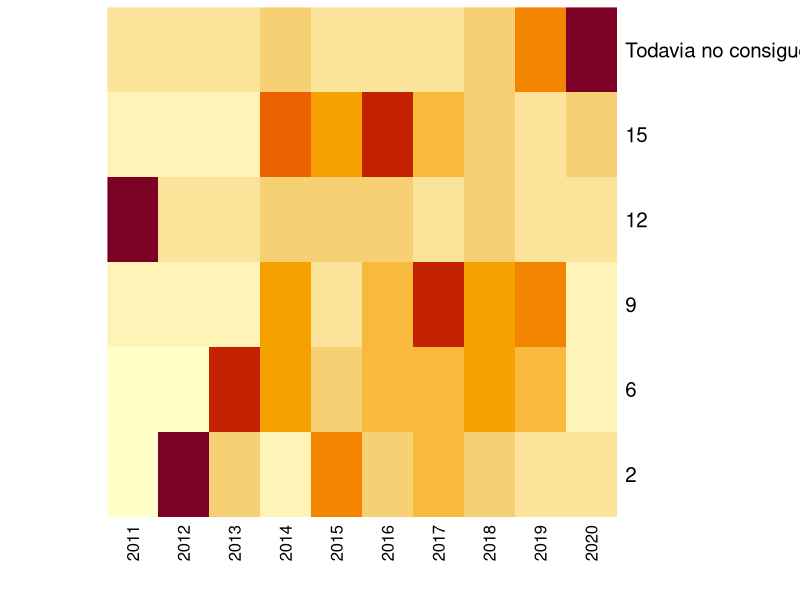
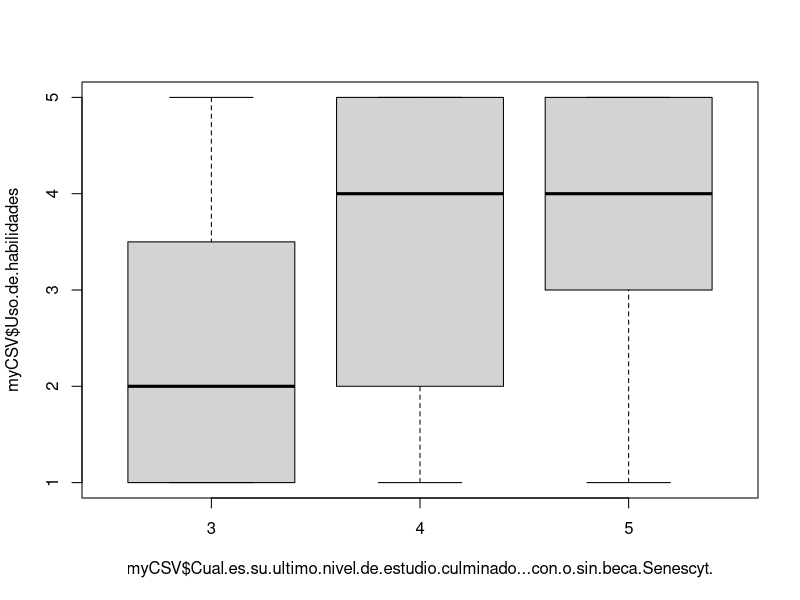
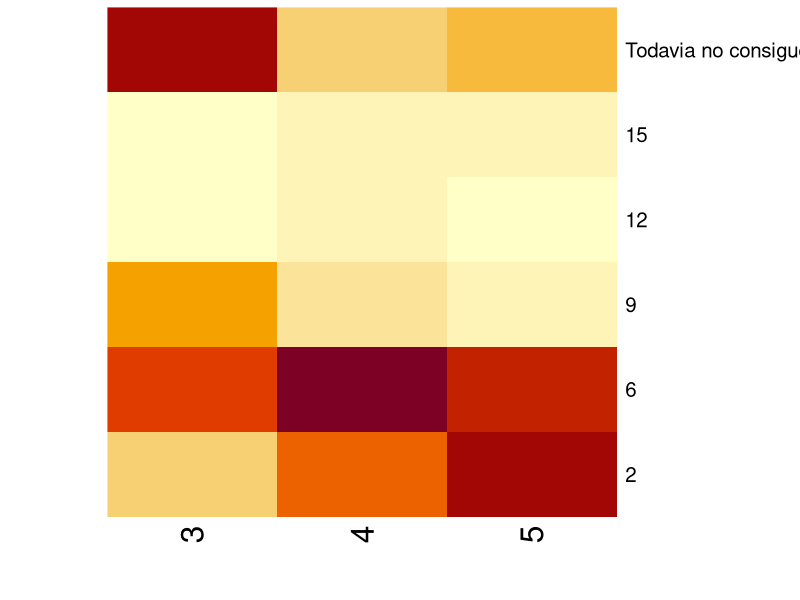
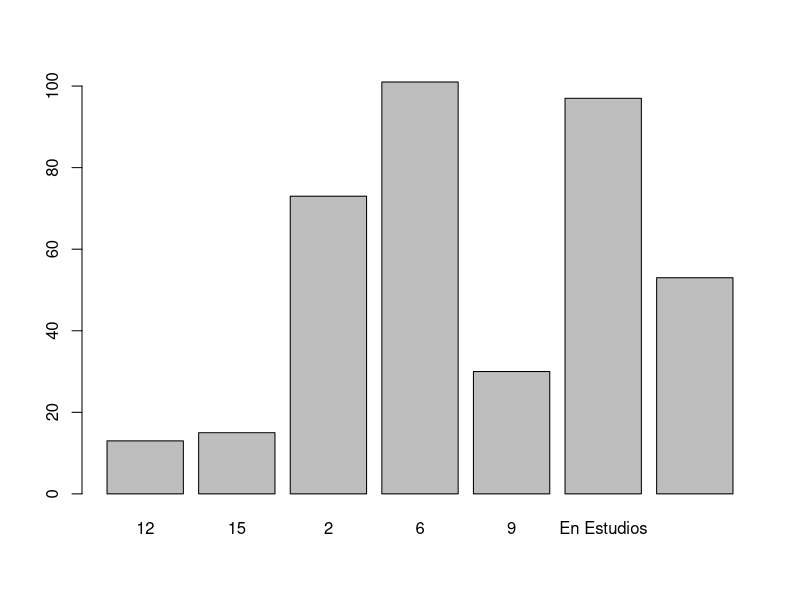
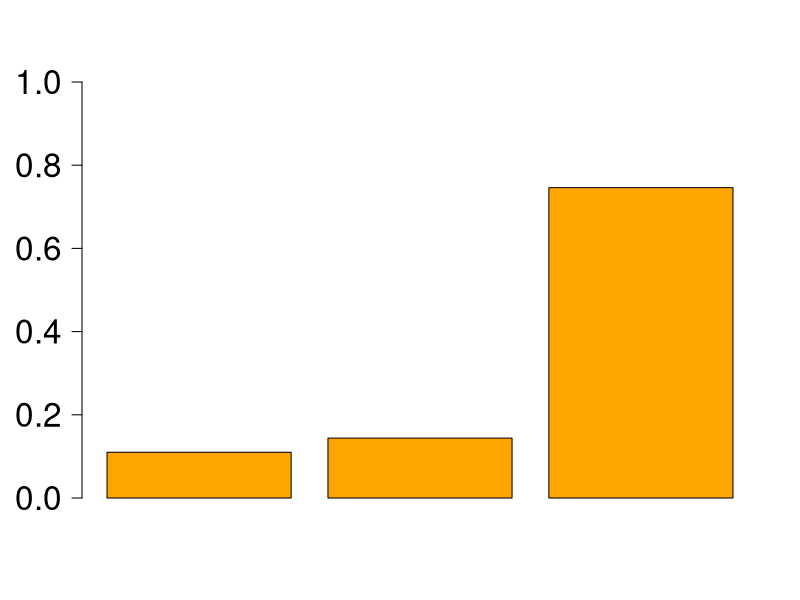
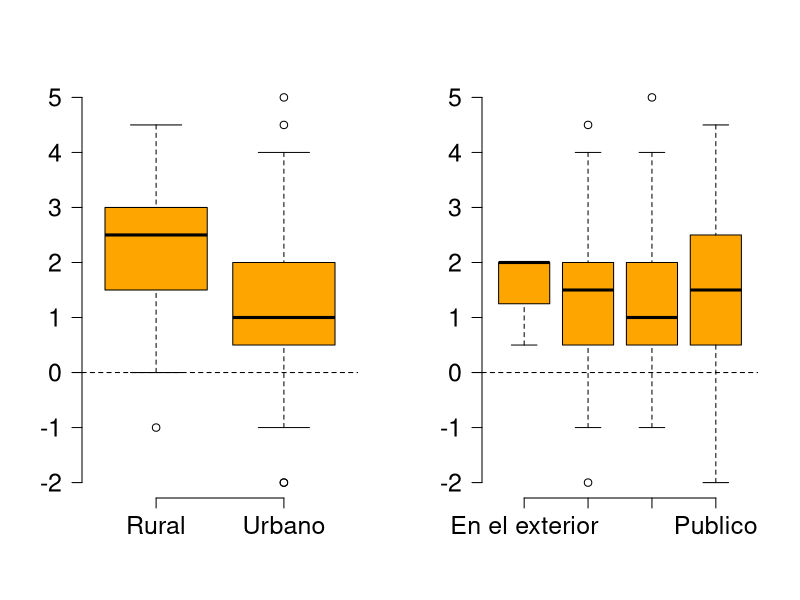
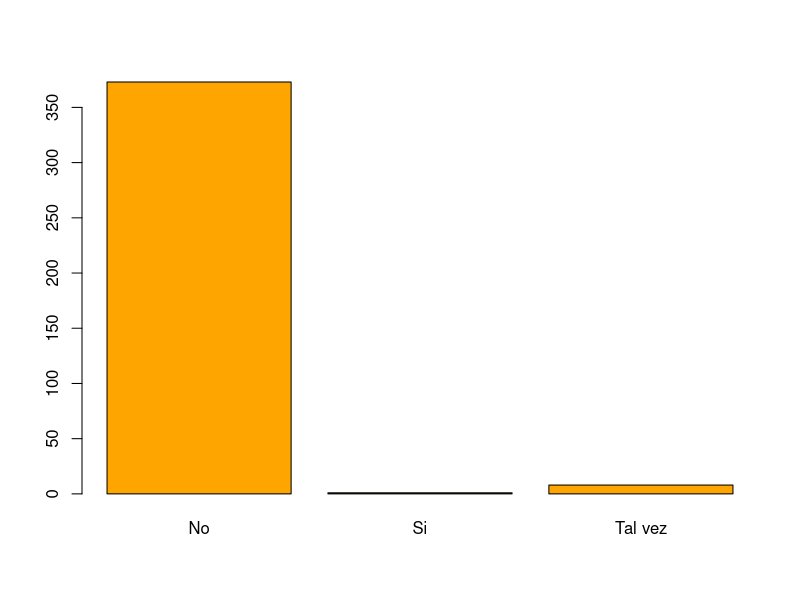

These figures' R source, in order:
myCSV <- read.csv("data/Encuesta_2020_clean.csv", header = T)
names(myCSV)


myvec <- rownames(table(myCSV$Tiempo.de.paro.antes.de.empleo,myCSV$Ano.de.convocatoria..mayor.grado.))[c(3,4,5,1,2,7)]
myTab <- table(myCSV$Tiempo.de.paro.antes.de.empleo,myCSV$Ano.de.retorno)
myTab <- sweep(myTab, 2, colSums(myTab), FUN = "/")

heatmap(myTab[myvec, ], Colv = NA, Rowv = NA, scale = "row")


boxplot(myCSV$Uso.de.habilidades~myCSV$Cual.es.su.ultimo.nivel.de.estudio.culminado...con.o.sin.beca.Senescyt.)


heatmap(table(myCSV$Tiempo.de.paro.antes.de.empleo, myCSV$Cual.es.su.ultimo.nivel.de.estudio.culminado...con.o.sin.beca.Senescyt.)[myvec,],  Colv = NA, Rowv = NA, scale = "column")

barplot(table(myCSV$Tiempo.de.paro.antes.de.empleo))



par(las = 1)
tab <- table(myCSV$StatusBecario)/sum(table(myCSV$StatusBecario))

barplot(tab[c(1,3,2)],
        col = "orange", xaxt = "n",
        ylim = c(0,1), cex.axis = 2)


#################


increaseStudy <- myCSV$Cual.es.su.ultimo.nivel.de.estudio.culminado...con.o.sin.beca.Senescyt. - (myCSV$NivelEstudioMadre+myCSV$MaximoEstudiosPadre)/2

par(mfrow = c(1,2))
boxplot(increaseStudy~myCSV$El.lugar.donde.vivia.era,
        col = "orange", frame = F, cex.axis = 1.5,
        ylab = "",
        xlab = "")
abline(h = 0, lty = 2)
boxplot(increaseStudy~myCSV$Su.colegio.era, 
        col = "orange", cex.axis = 1.5,
        ylab = "",
        frame = F,
        xlab = "")
abline(h = 0, lty = 2)




dev.off()
barplot(table(myCSV$Si.Senescyt.decidiese.terminar.su.contrato.de.manera.unilateral..estaria.usted.y.su.familia.en.condiciones.de.devolver.los.costos.de.su.beca.), col = "orange")

